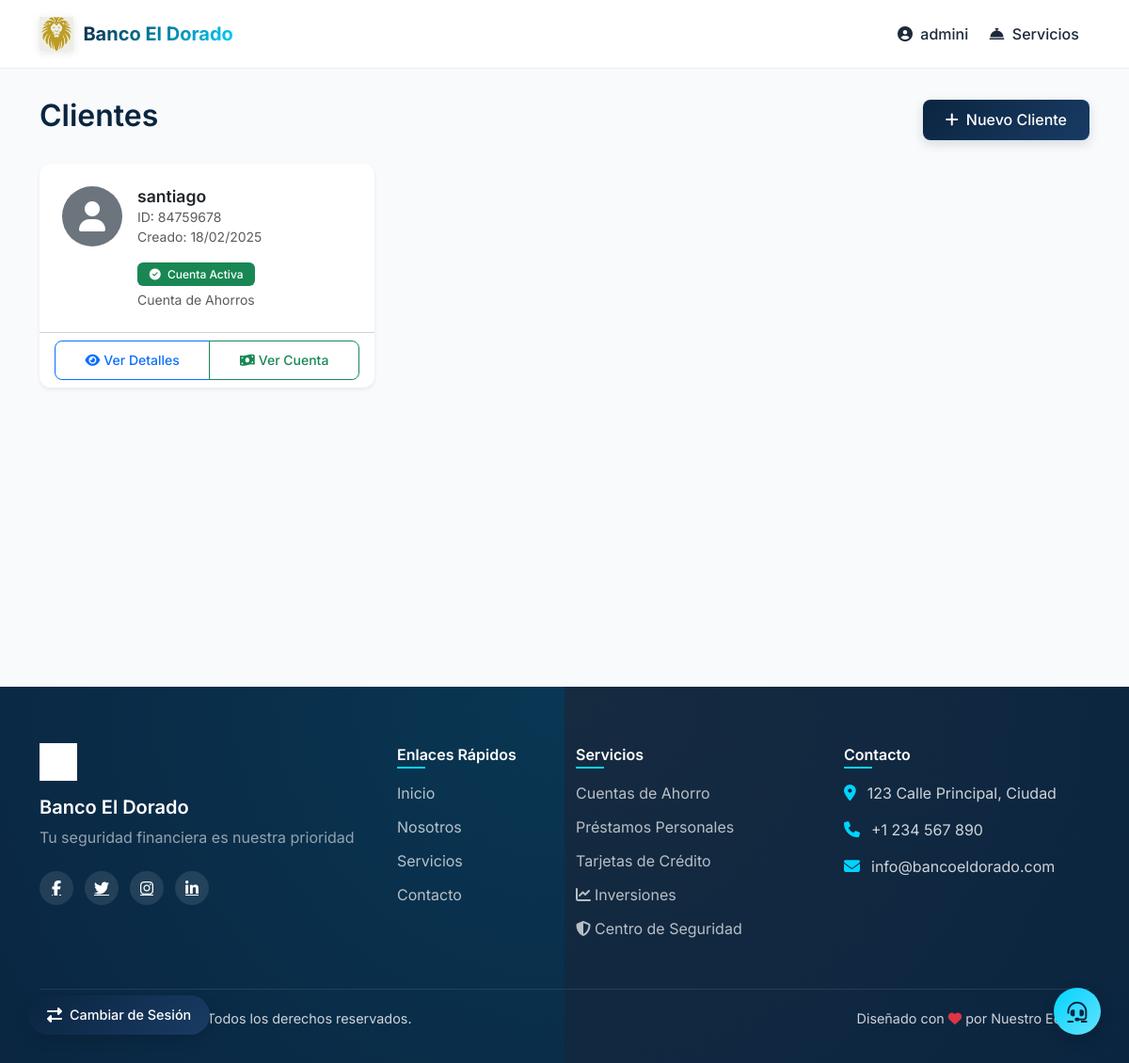
/clients/ (signed in), run on the app's committed database.
### blog/models.py (models this page shows, shortened)
class Client(models.Model):
    class Status(models.TextChoices):
        OWE = 'O', 'OWE'
        NODEBT = 'ND', 'NODEBT'
    cardId = models.CharField(max_length= 10, null= True, blank = True)
    name = models.CharField(max_length=100)
    image = models.ImageField(upload_to='client_photos/', blank=True, null=True)
    imageSave = models.ImageField(upload_to='client_photos/', blank=True, null=True)
    email = models.EmailField()
    phone_number = models.CharField(max_length=15)
    address = models.CharField(max_length=200)
    created_at = models.DateTimeField(auto_now_add=True)
    updated_at = models.DateTimeField(auto_now=True)
    status = models.CharField(max_length=2,
                              choices=Status.choices,
                              default=Status.NODEBT)
    class Meta:
        ordering = ['-created_at']
        indexes = [
            models.Index(fields=['-created_at']),
        ]
    def get_absolute_url(self):
        return reverse('blog:client_detail', args=[self.id])

class Account(models.Model):
    ACCOUNT_TYPES = [
        ('SAVINGS', 'Cuenta de Ahorros'),
        ('CHECKING', 'Cuenta Corriente'),
        ('FIXED', 'Depósito a Plazo Fijo'),
        ('SALARY', 'Cuenta Sueldo')
    ]
    client = models.OneToOneField(Client, on_delete=models.CASCADE)
    numberAccount = models.CharField(max_length=20, unique=True)
    balance = models.DecimalField(max_digits=10, decimal_places=2, default=0)
    account_type = models.CharField(max_length=50, choices=ACCOUNT_TYPES)
    created_at = models.DateTimeField(auto_now_add=True)
    updated_at = models.DateTimeField(auto_now=True)
    interest_rate = models.DecimalField(max_digits=5, decimal_places=2, default=0)
    is_active = models.BooleanField(default=True)

### blog/views.py (the view)
# urls.py: path('clients/', views.client_list, name='client_list'),
@login_required
def client_list(request):
    clients = Client.objects.all().prefetch_related('account')
    return render(request, 'client/client_list.html', {'clients': clients})

### blog/templates/client/client_list.html (shortened to what this page needs)
{% extends "base.html" %}
{% load static %}
{% block content %}
<div class="container py-4">
    <div class="row">
        <div class="col-12">
            <div class="d-flex justify-content-between align-items-center mb-4">
                <h2>Clientes</h2>
                <a href="{% url 'blog:create_client' %}" class="btn btn-primary">
                    <i class="fas fa-plus me-2"></i>Nuevo Cliente
                </a>
            </div>
            <div class="row row-cols-1 row-cols-md-2 row-cols-lg-3 g-4">
                {% for client in clients %}
                <div class="col">
                    <div class="card h-100 shadow-sm">
                        <div class="card-body d-flex">
                            <div class="flex-shrink-0 me-3">
                                {% if client.image %}
                                    <img src="{{ client.image.url }}" class="rounded-circle" alt="{{ client.name }}" style="width: 64px; height: 64px; object-fit: cover;">
                                {% else %}
                                    <div class="rounded-circle bg-secondary d-flex align-items-center justify-content-center text-white" style="width: 64px; height: 64px;">
                                        <i class="fas fa-user fa-2x"></i>
                                    </div>
                                {% endif %}
                            </div>
                            <div>
                                <h5 class="card-title">
                                    <a href="{{ client.get_absolute_url }}" class="text-dark text-decoration-none">
                                        {{ client.name }}
                                    </a>
                                </h5>
                                <p class="card-text text-muted small">
                                    ID: {{ client.cardId }}<br>
                                    Creado: {{ client.created_at|date:"d/m/Y" }}
                                </p>
                                <div class="mt-2">
                                    {% if client.account %}
                                        <span class="badge bg-success">
                                            <i class="fas fa-check-circle me-1"></i>
                                            Cuenta Activa
                                        </span>
                                        <small class="text-muted d-block mt-1">
                                            {{ client.account.get_account_type_display }}
                                        </small>
                                    {% endif %}
                                </div>
                            </div>
                        </div>
                        <div class="card-footer bg-transparent">
                            <div class="btn-group w-100">
                                <a href="{{ client.get_absolute_url }}" class="btn btn-outline-primary btn-sm">
                                    <i class="fas fa-eye me-1"></i>Ver Detalles
                                </a>
                                {% if client.account %}
                                    <a href="#" class="btn btn-outline-success btn-sm">
                                        <i class="fas fa-money-bill-wave me-1"></i>Ver Cuenta
                                    </a>
                                {% endif %}
                            </div>
                        </div>
                    </div>
                </div>
                {% empty %}
                <div class="col-12">
                    <div class="alert alert-info">
                        <i class="fas fa-info-circle me-2"></i>No hay clientes registrados.
                    </div>
                </div>
                {% endfor %}
            </div>
        </div>
    </div>
</div>
{% endblock %}

### templates/base.html (shortened to what this page needs)
{% load static %}
<!DOCTYPE html>
<html lang="es">
<head>
    <link href="https://cdn.jsdelivr.net/npm/bootstrap@5.3.2/dist/css/bootstrap.min.css" rel="stylesheet">
    <link href="https://cdnjs.cloudflare.com/ajax/libs/font-awesome/6.5.1/css/all.min.css" rel="stylesheet">
</head>
<body>
    <nav class="navbar navbar-expand-lg fixed-top" id="mainNav">
        <div class="container">
            <a class="navbar-brand" href="{% url 'blog:home' %}">
                <img src="{% static 'images/logo.png' %}" alt="Logo" class="navbar-logo">
                <span class="text-gradient fw-bold">Banco El Dorado</span>
            </a>
            <div class="collapse navbar-collapse" id="navbarNav">
                <ul class="navbar-nav ms-auto">
                    {% if user.is_authenticated %}
                        <li class="nav-item dropdown">
                            <a class="nav-link" href="#" id="userDropdown" role="button" data-bs-toggle="dropdown">
                                <i class="fas fa-user-circle me-1"></i> {{ user.username }}
                            </a>
                        </li>
                    {% endif %}
                    <li class="nav-item dropdown">
                        <a class="nav-link" href="#" id="servicesDropdown" role="button" data-bs-toggle="dropdown">
                            <i class="fas fa-concierge-bell me-1"></i> Servicios
                        </a>
                    </li>
                </ul>
            </div>
        </div>
    </nav>
    <main class="main-content">
        {% block content %}{% endblock %}
    </main>
    <footer class="footer">
        <div class="container">
            <div class="row">
                <div class="col-lg-4">
                    <div class="footer-brand">
                        <img src="{% static 'images/logo.png' %}" alt="Logo" class="footer-logo">
                        <h5>Banco El Dorado</h5>
                        <p>Tu seguridad financiera es nuestra prioridad</p>
                    </div>
                    <div class="social-links">
                        <a href="#" class="social-link"><i class="fab fa-facebook-f"></i></a>
                        <a href="#" class="social-link"><i class="fab fa-twitter"></i></a>
                        <a href="#" class="social-link"><i class="fab fa-instagram"></i></a>
                        <a href="#" class="social-link"><i class="fab fa-linkedin-in"></i></a>
                    </div>
                </div>
                <div class="col-lg-2">
                    <h6>Enlaces Rápidos</h6>
                    <ul class="footer-links">
                        <li><a href="{% url 'blog:home' %}">Inicio</a></li>
                        <li><a href="#">Nosotros</a></li>
                        <li><a href="#">Servicios</a></li>
                        <li><a href="#">Contacto</a></li>
                    </ul>
                </div>
                <div class="col-lg-3">
                    <h6>Servicios</h6>
                    <ul class="footer-links">
                        <li><a href="#">Cuentas de Ahorro</a></li>
                        <li><a href="#">Préstamos Personales</a></li>
                        <li><a href="#">Tarjetas de Crédito</a></li>
                        <li><a href="{% url 'blog:inversiones' %}"><i class="fas fa-chart-line me-1"></i>Inversiones</a></li>
                        <li><a href="{% url 'blog:seguridad' %}"><i class="fas fa-shield-alt me-1"></i>Centro de Seguridad</a></li>
                    </ul>
                </div>
                <div class="col-lg-3">
                    <h6>Contacto</h6>
                    <ul class="footer-contact">
                        <li>
                            <i class="fas fa-map-marker-alt"></i>
                            <span>123 Calle Principal, Ciudad</span>
                        </li>
                        <li>
                            <i class="fas fa-phone"></i>
                            <span>+1 234 567 890</span>
                        </li>
                        <li>
                            <i class="fas fa-envelope"></i>
                            <span>info@bancoeldorado.com</span>
                        </li>
                    </ul>
                </div>
            </div>
            <div class="footer-bottom">
                <div class="row">
                    <div class="col-md-6">
                        <p>&copy; {% now "Y" %} Banco El Dorado. Todos los derechos reservados.</p>
                    </div>
                    <div class="col-md-6 text-end">
                        <p>Diseñado con <i class="fas fa-heart text-danger"></i> por Nuestro Equipo</p>
                    </div>
                </div>
            </div>
        </div>
    </footer>
    <a href="https://www.userlike.com/umc/#/inbox/81431049" target="_blank" rel="noopener noreferrer" class="floating-btn help-btn">
        <i class="fas fa-headset"></i>
    </a>
    {% if user.is_authenticated %}
    <a href="{% url 'blog:login' %}" class="floating-btn role-switch">
        <i class="fas fa-exchange-alt"></i>
        <span>Cambiar de Sesión</span>
    </a>
    {% endif %}
</body>
</html>

### data on the page
Client: name "santiago", cardId "84759678", created_at "18/02/2025", account.account_type "Cuenta de Ahorros", shows "Ver Cuenta"

### other printed values
{{ user.username }} "admini"
